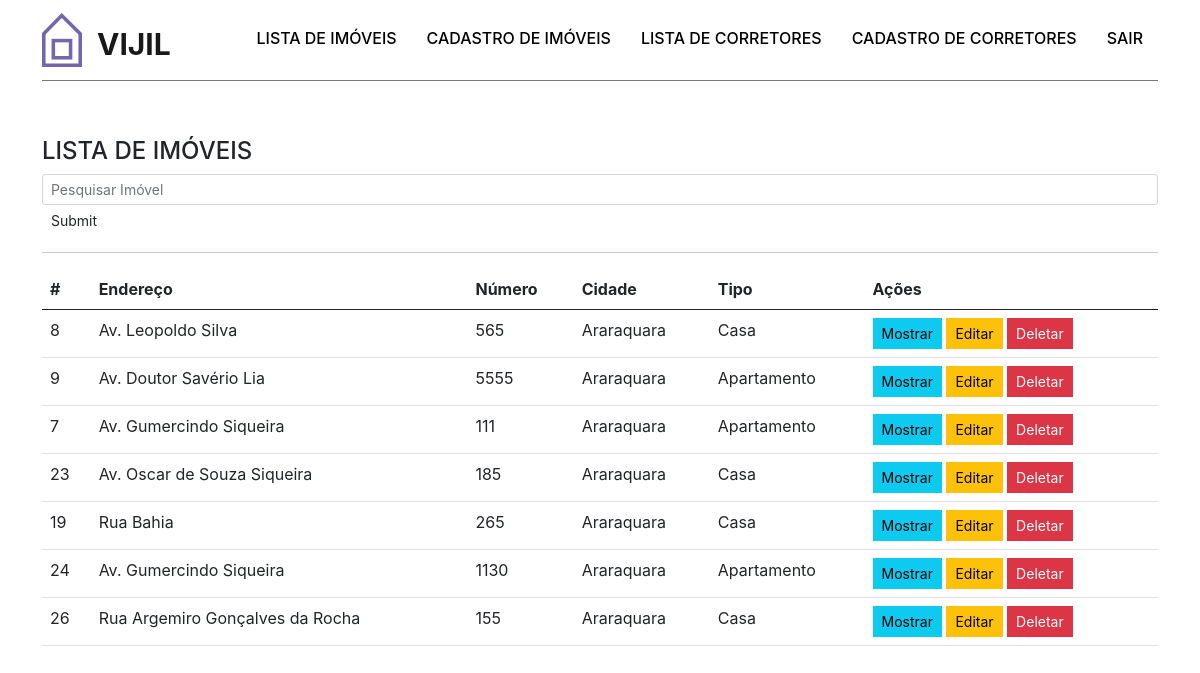
Screenshot of /pesquisa_prod.php (signed in) with the database file from the repository.
### tables this page shows
CREATE TABLE IF NOT EXISTS `imovel` (
  `cod_imovel` int(11) NOT NULL AUTO_INCREMENT,
  `end` varchar(50) NOT NULL,
  `num_end` int(11) NOT NULL,
  `cep` varchar(20) NOT NULL,
  `cidade` varchar(50) NOT NULL,
  `status_aluguel` varchar(20) DEFAULT NULL,
  `status_venda` varchar(20) DEFAULT NULL,
  `valor_aluguel` decimal(10,2) DEFAULT NULL,
  `valor_venda` decimal(10,2) DEFAULT NULL,
  `tipo` varchar(15) NOT NULL,
  `forma_contrato` varchar(20) NOT NULL,
  `area` int(10) NOT NULL,
  `qnt_comodos` int(6) NOT NULL,
  `dormitorios` int(5) NOT NULL,
  `img_imovel` varchar(50) NOT NULL,
  `id_corretor` int(11) NOT NULL,
  PRIMARY KEY (`cod_imovel`)
);

### pesquisa_prod.php (the view, shortened to what this page needs)
<!DOCTYPE html>
<html lang="pt-br">
<head>
    <link rel="stylesheet" href="css/main.css">
    <link rel="stylesheet" href="https://cdn.jsdelivr.net/npm/bootstrap-icons@1.6.0/font/bootstrap-icons.css">
    <link rel="stylesheet" href="css/styles.css" />
</head>
<body>
    <div id="header">
        <div class="container">
            <nav class="navbar navbar-expand-lg navbar-light ">
                <a href="#" class="navbar-brand">
                    <img src="img/viiji.svg" alt="VIJIL">
                    <span>VIJIL</span>
                </a>
                <div class="collapse navbar-collapse justify-content-md-end" id="navbarNav">
                    <ul class="navbar-nav">
                        <li class="nav-item">
                            <a class="nav-link active" aria-current="page" href="listar_produto.php">Lista de Imóveis</a>
                        </li>
                        <li class="nav-item">
                            <a class="nav-link " href="cadastro_produtos.php">Cadastro de Imóveis</a>
                        </li>
                        <li class="nav-item">
                            <a class="nav-link" href="listar_corretor.php">Lista de Corretores</a>
                        </li>
                        <li class="nav-item">
                            <a class="nav-link" href="cadastro_corretores.php">Cadastro de Corretores</a>
                        </li>
                        <li class="nav-item">
                            <a class="nav-link" href="destruirSessao.php">Sair</a>
                        </li>
                    </ul>
                </div>
            </nav>
        </div>
    </div>
    <div class="container">
        <div class="container-principal-produtos">
        <h4 class="page-header">LISTA DE IMÓVEIS</h4>
                <form class="form-inline" action="pesquisa_prod.php" method="POST">
                    <input type="text" class="form-control form-control-sm col-md-10 col-sm-10" name="c_pesquisa" placeholder="Pesquisar Imóvel" required="">
                    <input class="btn btn-sm" type="submit" name="btn_pesquisa">
                </form>
                <hr>
                <div class="table-responsive">
                    <table class="table table-hover">
                        <thead>
                            <th>#</th>
                            <th>Endereço</th>
                            <th>Número</th>
                            <th>Cidade</th>
                            <th>Tipo</th>
                            <th>Ações</th>
                        </thead>
                        <tbody>
                        <?php
                            include("conexao.php");
                            $search=$_POST['c_pesquisa'];
                            mysqli_select_db($conexao, "bd_imobiliaria");
                            $sql="SELECT * FROM imovel WHERE end like '%".$search."%'";
                            $resultado=mysqli_query($conexao, $sql);
                            while ($linha = mysqli_fetch_array($resultado)) {
                                echo "<tr>";
                                    echo '<td>'.$linha['cod_imovel'].'</td>';
                                    echo '<td>'.$linha['end'].'</td>';
                                    echo '<td>'.$linha['num_end'].'</td>';
                                    echo '<td>'.$linha['cidade'].'</td>';
                                    echo '<td>'.$linha['tipo'].'</td>';
                                    echo "<td><button type='button' class='btn btn-sm btn-info'  data-toggle='modal' data-target='#myModal$linha[cod_imovel]'>Mostrar</button>
                                    <button type='button' class='btn btn-sm btn-warning' data-toggle='modal' data-target='#editar$linha[cod_imovel]'>Editar</button>
                                    <button type='button' class='btn btn-sm btn-danger' data-toggle='modal' data-target='#apagar$linha[cod_imovel]'>Deletar</button>
                                    </td>
                                    ";
                                echo "</tr>";
                        ?>
                        <?php
                            }
                        ?>
                    </tbody>
                    </table>
                </div>
        </div>
    </div>
</body>
</html>

### css/styles.css (style rules this page uses)
.navbar { border-bottom: 1px solid #7a7a7a; }
.navbar-expand-lg { display: flex; }
.navbar-brand { display: flex; }
.navbar-brand span { font-weight: 650; font-size: 1.5em; margin-left: 0.5em; margin-top: 0.3em; }
.navbar-expand-lg img { width: 40px; }
.btn { border-radius: 0; }
.container-principal-produtos { align-self:center; width: 100%; height: 40%; margin-top:5%; }

### css/config.css (style rules this page uses)
:root { --primary: #fc5185; --secondary: #364f5b; --primary_two: #ff9dba; }

### css/custom.css (style rules this page uses)
body, html { font-family: -apple-system, BlinkMacSystemFont, 'Segoe UI', Roboto, Oxygen, Ubuntu, Cantarell, 'Open Sans', 'Helvetica Neue', sans-serif; }
#header { width: 100%; background-color: transparent; transition: ease-out 0.2s; }
#header .navbar-collapse { width: auto; }
#header .nav-link { text-transform: uppercase; font-weight: 500; padding-left: 0; padding-right: 0; margin-left: 15px; margin-right: 15px; color: #000; border-bottom: solid 4px transparent; }

### css/responsive.css (style rules this page uses)
@media (min-width: 992px) { #header .nav-link { margin-left: 15px; margin-right: 15px; } }

### rows the page displays
imovel: cod_imovel "8", end "Av. Leopoldo Silva", num_end "565", cidade "Araraquara", tipo "Casa"
imovel: cod_imovel "9", end "Av. Doutor Savério Lia", num_end "5555", cidade "Araraquara", tipo "Apartamento"
imovel: cod_imovel "7", end "Av. Gumercindo Siqueira", num_end "111", cidade "Araraquara", tipo "Apartamento"
imovel: cod_imovel "23", end "Av. Oscar de Souza Siqueira", num_end "185", cidade "Araraquara", tipo "Casa"
imovel: cod_imovel "19", end "Rua Bahia", num_end "265", cidade "Araraquara", tipo "Casa"
imovel: cod_imovel "24", end "Av. Gumercindo Siqueira", num_end "1130", cidade "Araraquara", tipo "Apartamento"
imovel: cod_imovel "26", end "Rua Argemiro Gonçalves da Rocha", num_end "155", cidade "Araraquara", tipo "Casa"
